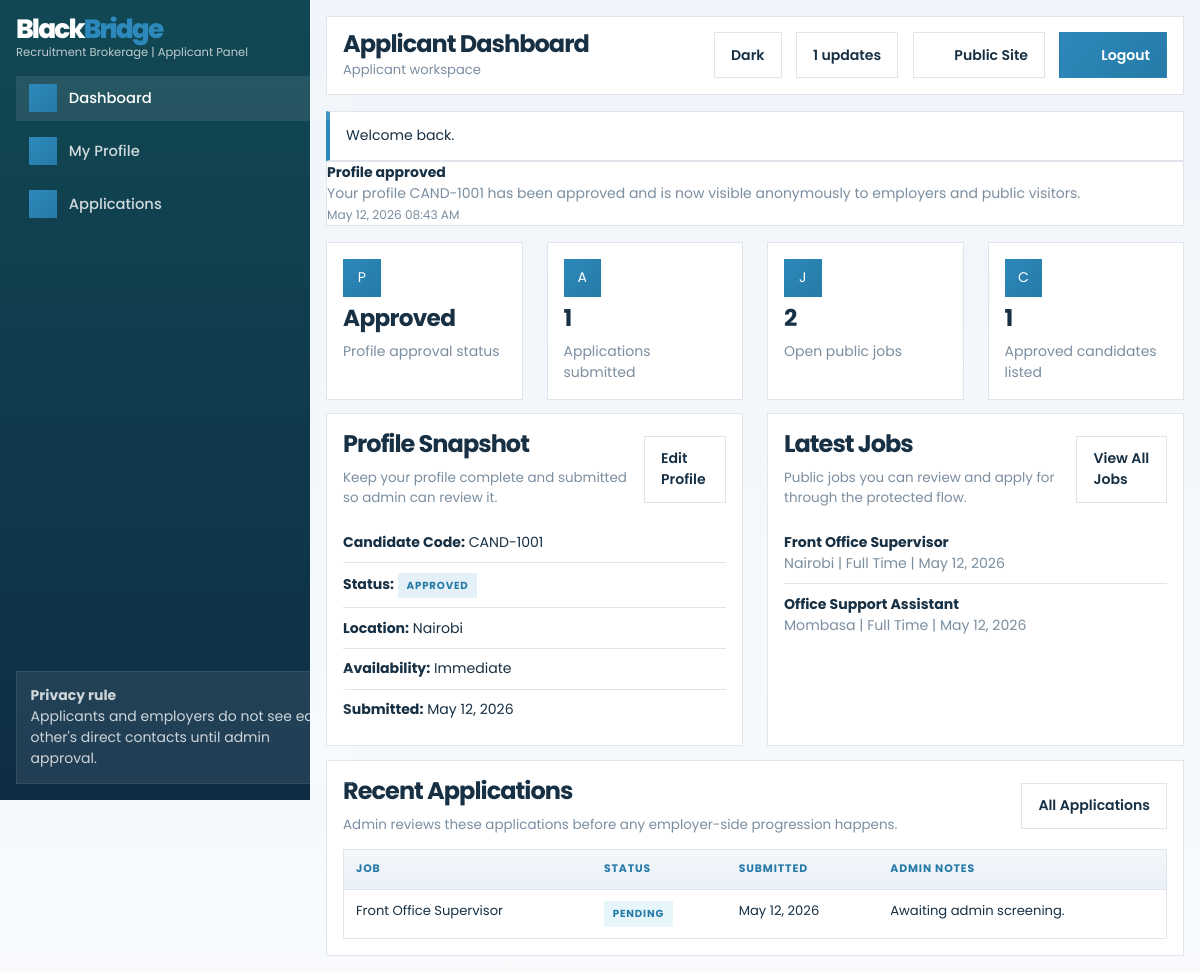
Page /applicant/dashboard.php (signed in) on the committed database.
### tables this page shows
CREATE TABLE IF NOT EXISTS users (
    id INT UNSIGNED AUTO_INCREMENT PRIMARY KEY,
    role ENUM('admin', 'applicant', 'employer') NOT NULL,
    first_name VARCHAR(100) NOT NULL,
    last_name VARCHAR(100) NOT NULL,
    email VARCHAR(190) NOT NULL UNIQUE,
    phone VARCHAR(50) NOT NULL,
    password_hash VARCHAR(255) NOT NULL,
    account_status ENUM('Active', 'Inactive') NOT NULL DEFAULT 'Active',
    created_at DATETIME NOT NULL DEFAULT CURRENT_TIMESTAMP
);

CREATE TABLE IF NOT EXISTS notifications (
    id INT UNSIGNED AUTO_INCREMENT PRIMARY KEY,
    user_id INT UNSIGNED NOT NULL,
    title VARCHAR(200) NOT NULL,
    message TEXT NOT NULL,
    is_read TINYINT(1) NOT NULL DEFAULT 0,
    created_at DATETIME NOT NULL DEFAULT CURRENT_TIMESTAMP,
    CONSTRAINT fk_notifications_user
        FOREIGN KEY (user_id) REFERENCES users(id)
        ON DELETE CASCADE
);

CREATE TABLE IF NOT EXISTS candidate_profiles (
    id INT UNSIGNED AUTO_INCREMENT PRIMARY KEY,
    user_id INT UNSIGNED NOT NULL UNIQUE,
    candidate_code VARCHAR(30) NOT NULL UNIQUE,
    headline VARCHAR(255) NULL,
    bio TEXT NULL,
    experience_years INT UNSIGNED NOT NULL DEFAULT 0,
    education_level VARCHAR(150) NULL,
    location VARCHAR(150) NULL,
    expected_salary_min DECIMAL(10, 2) NULL,
    expected_salary_max DECIMAL(10, 2) NULL,
    availability VARCHAR(80) NULL,
    address TEXT NULL,
    status ENUM('Draft', 'Pending', 'Approved', 'Rejected') NOT NULL DEFAULT 'Draft',
    approval_notes TEXT NULL,
    admin_notes TEXT NULL,
    is_featured TINYINT(1) NOT NULL DEFAULT 0,
    submitted_at DATETIME NULL,
    approved_at DATETIME NULL,
    created_at DATETIME NOT NULL DEFAULT CURRENT_TIMESTAMP,
    updated_at DATETIME NOT NULL DEFAULT CURRENT_TIMESTAMP ON UPDATE CURRENT_TIMESTAMP,
    CONSTRAINT fk_candidate_profiles_user
        FOREIGN KEY (user_id) REFERENCES users(id)
        ON DELETE CASCADE
);

CREATE TABLE IF NOT EXISTS jobs (
    id INT UNSIGNED AUTO_INCREMENT PRIMARY KEY,
    title VARCHAR(200) NOT NULL,
    category_id INT UNSIGNED NULL,
    location VARCHAR(150) NOT NULL,
    employment_type VARCHAR(80) NOT NULL,
    salary_min DECIMAL(10, 2) NULL,
    salary_max DECIMAL(10, 2) NULL,
    summary TEXT NOT NULL,
    description LONGTEXT NOT NULL,
    requirements LONGTEXT NULL,
    status ENUM('Draft', 'Published', 'Closed') NOT NULL DEFAULT 'Draft',
    is_featured TINYINT(1) NOT NULL DEFAULT 0,
    created_by INT UNSIGNED NULL,
    created_at DATETIME NOT NULL DEFAULT CURRENT_TIMESTAMP,
    updated_at DATETIME NOT NULL DEFAULT CURRENT_TIMESTAMP ON UPDATE CURRENT_TIMESTAMP,
    CONSTRAINT fk_jobs_category
        FOREIGN KEY (category_id) REFERENCES skill_categories(id)
        ON DELETE SET NULL,
    CONSTRAINT fk_jobs_creator
        FOREIGN KEY (created_by) REFERENCES users(id)
        ON DELETE SET NULL
);

CREATE TABLE IF NOT EXISTS job_applications (
    id INT UNSIGNED AUTO_INCREMENT PRIMARY KEY,
    job_id INT UNSIGNED NOT NULL,
    applicant_user_id INT UNSIGNED NOT NULL,
    profile_id INT UNSIGNED NOT NULL,
    cover_message TEXT NOT NULL,
    status ENUM('Pending', 'Reviewing', 'Approved', 'Rejected', 'Connected', 'Closed') NOT NULL DEFAULT 'Pending',
    admin_notes TEXT NULL,
    created_at DATETIME NOT NULL DEFAULT CURRENT_TIMESTAMP,
    updated_at DATETIME NOT NULL DEFAULT CURRENT_TIMESTAMP ON UPDATE CURRENT_TIMESTAMP,
    CONSTRAINT fk_job_applications_job
        FOREIGN KEY (job_id) REFERENCES jobs(id)
        ON DELETE CASCADE,
    CONSTRAINT fk_job_applications_user
        FOREIGN KEY (applicant_user_id) REFERENCES users(id)
        ON DELETE CASCADE,
    CONSTRAINT fk_job_applications_profile
        FOREIGN KEY (profile_id) REFERENCES candidate_profiles(id)
        ON DELETE CASCADE
);

### includes/auth.php (called while the page is built, shortened)
<?php
function current_user(): ?array
{
    static $cachedUser = null;
    static $cachedUserId = null;
    $userId = $_SESSION['user_id'] ?? null;
    if ($cachedUser !== null && $cachedUserId === (int) $userId) {
        return $cachedUser;
    }
    global $pdo;
    $statement = $pdo->prepare(
        'SELECT u.*, ep.company_name
         FROM users u
         LEFT JOIN employer_profiles ep ON ep.user_id = u.id
         WHERE u.id = :id
         LIMIT 1'
    );
    $statement->execute(['id' => $userId]);
    $user = $statement->fetch();
    $cachedUser = $user;
    $cachedUserId = (int) $userId;
    return $cachedUser;
}
function is_logged_in(): bool
{
    return current_user() !== null;
}
function require_login(): void
{
    if (is_logged_in()) {
        return;
    }
}
function require_role(array|string $roles): void
{
    require_login();
    $roles = (array) $roles;
    $user = current_user();
    if ($user !== null && in_array($user['role'], $roles, true)) {
        return;
    }
}

### applicant/dashboard.php (the view, shortened to what this page needs)
<?php
require_once dirname(__DIR__) . '/config/config.php';
require_role('applicant');
$pageTitle = 'Applicant Dashboard';
$currentUser = current_user();
$profile = ensure_candidate_profile($pdo, (int) $currentUser['id']);
$applicationStatement = $pdo->prepare('SELECT COUNT(*) FROM job_applications WHERE applicant_user_id = :user_id');
$applicationStatement->execute(['user_id' => $currentUser['id']]);
$applicationCount = (int) $applicationStatement->fetchColumn();
$openJobs = (int) $pdo->query('SELECT COUNT(*) FROM jobs WHERE status = "Published"')->fetchColumn();
$approvedCandidates = (int) $pdo->query('SELECT COUNT(*) FROM candidate_profiles WHERE status = "Approved"')->fetchColumn();
$recentApplicationsStatement = $pdo->prepare(
    'SELECT ja.*, j.title
     FROM job_applications ja
     INNER JOIN jobs j ON j.id = ja.job_id
     WHERE ja.applicant_user_id = :user_id
     ORDER BY ja.created_at DESC
     LIMIT 5'
);
$recentApplicationsStatement->execute(['user_id' => $currentUser['id']]);
$recentApplications = $recentApplicationsStatement->fetchAll();
$latestJobs = $pdo->query(
    'SELECT id, title, location, employment_type, created_at
     FROM jobs
     WHERE status = "Published"
     ORDER BY created_at DESC
     LIMIT 4'
)->fetchAll();
require_once dirname(__DIR__) . '/includes/dashboard_header.php';
?>
<section class="dashboard-grid">
    <article class="metric-card">
        <span class="metric-icon">P</span>
        <div class="metric-value"><?= e($profile['status']) ?></div>
        <p>Profile approval status</p>
    </article>
    <article class="metric-card">
        <span class="metric-icon">A</span>
        <div class="metric-value"><?= e((string) $applicationCount) ?></div>
        <p>Applications submitted</p>
    </article>
    <article class="metric-card">
        <span class="metric-icon">J</span>
        <div class="metric-value"><?= e((string) $openJobs) ?></div>
        <p>Open public jobs</p>
    </article>
    <article class="metric-card">
        <span class="metric-icon">C</span>
        <div class="metric-value"><?= e((string) $approvedCandidates) ?></div>
        <p>Approved candidates listed</p>
    </article>
</section>
<section class="two-column">
    <article class="panel">
        <div class="section-head">
            <div>
                <h2>Profile Snapshot</h2>
                <p>Keep your profile complete and submitted so admin can review it.</p>
            </div>
            <a class="ghost-button" href="<?= e(app_url('applicant/profile.php')) ?>">Edit Profile</a>
        </div>
        <ul class="list-clean">
            <li><strong>Candidate Code:</strong> <?= e($profile['candidate_code']) ?></li>
            <li><strong>Status:</strong> <span class="badge <?= e(status_badge_class($profile['status'])) ?>"><?= e($profile['status']) ?></span></li>
            <li><strong>Location:</strong> <?= e($profile['location'] ?: 'Not added yet') ?></li>
            <li><strong>Availability:</strong> <?= e($profile['availability'] ?: 'Not added yet') ?></li>
            <li><strong>Submitted:</strong> <?= e($profile['submitted_at'] ? format_date($profile['submitted_at']) : 'Not yet submitted') ?></li>
        </ul>
    </article>
    <article class="panel">
        <div class="section-head">
            <div>
                <h2>Latest Jobs</h2>
                <p>Public jobs you can review and apply for through the protected flow.</p>
            </div>
            <a class="ghost-button" href="<?= e(app_url('jobs.php')) ?>">View All Jobs</a>
        </div>
        <ul class="list-clean">
            <?php foreach ($latestJobs as $job): ?>
                <li>
                    <strong><?= e($job['title']) ?></strong><br>
                    <span class="muted"><?= e($job['location']) ?> | <?= e($job['employment_type']) ?> | <?= e(format_date($job['created_at'])) ?></span>
                </li>
            <?php endforeach; ?>
        </ul>
    </article>
</section>
<section class="table-card">
    <div class="section-head">
        <div>
            <h2>Recent Applications</h2>
            <p>Admin reviews these applications before any employer-side progression happens.</p>
        </div>
        <a class="ghost-button" href="<?= e(app_url('applicant/applications.php')) ?>">All Applications</a>
    </div>
    <div class="table-wrap">
        <table>
            <thead>
                <tr>
                    <th>Job</th>
                    <th>Status</th>
                    <th>Submitted</th>
                    <th>Admin Notes</th>
                </tr>
            </thead>
            <tbody>
                <?php foreach ($recentApplications as $application): ?>
                    <tr>
                        <td><?= e($application['title']) ?></td>
                        <td><span class="badge <?= e(status_badge_class($application['status'])) ?>"><?= e($application['status']) ?></span></td>
                        <td><?= e(format_date($application['created_at'])) ?></td>
                        <td><?= e($application['admin_notes'] ?: 'No notes yet') ?></td>
                    </tr>
                <?php endforeach; ?>
            </tbody>
        </table>
    </div>
</section>
<?php require_once dirname(__DIR__) . '/includes/dashboard_footer.php'; ?>

### includes/dashboard_header.php (shortened to what this page needs)
<?php
$pageTitle = $pageTitle ?? 'Dashboard';
$currentUser = current_user();
$flashMessages = get_flashes();
$notificationCount = unread_notification_count($pdo, (int) $currentUser['id']);
$notifications = fetch_notifications($pdo, (int) $currentUser['id']);
$brandPrimary = site_setting($pdo, 'branding.primary_word', 'Black');
$brandAccent = site_setting($pdo, 'branding.accent_word', 'Bridge');
$brandTagline = site_setting($pdo, 'branding.tagline', 'Recruitment Brokerage');
$navigation = match ($currentUser['role']) {
    'admin' => [
        ['label' => 'Dashboard', 'path' => 'admin/dashboard.php', 'icon' => 'dashboard'],
        ['label' => 'Jobs', 'path' => 'admin/jobs.php', 'icon' => 'briefcase'],
        ['label' => 'Applicants', 'path' => 'admin/applicants.php', 'icon' => 'users'],
        ['label' => 'Employers', 'path' => 'admin/employers.php', 'icon' => 'building'],
        ['label' => 'Requests', 'path' => 'admin/requests.php', 'icon' => 'link'],
        ['label' => 'Applications', 'path' => 'admin/applications.php', 'icon' => 'document'],
        ['label' => 'Categories', 'path' => 'admin/categories.php', 'icon' => 'category'],
        ['label' => 'Content', 'path' => 'admin/content.php', 'icon' => 'spark'],
        ['label' => 'Reports', 'path' => 'admin/reports.php', 'icon' => 'chart'],
    ],
    'applicant' => [
        ['label' => 'Dashboard', 'path' => 'applicant/dashboard.php', 'icon' => 'dashboard'],
        ['label' => 'My Profile', 'path' => 'applicant/profile.php', 'icon' => 'user-check'],
        ['label' => 'Applications', 'path' => 'applicant/applications.php', 'icon' => 'document'],
    ],
    default => [
        ['label' => 'Dashboard', 'path' => 'employer/dashboard.php', 'icon' => 'dashboard'],
        ['label' => 'Candidates', 'path' => 'employer/candidates.php', 'icon' => 'users'],
        ['label' => 'Requests', 'path' => 'employer/requests.php', 'icon' => 'link'],
    ],
};
?>
<!DOCTYPE html>
<html lang="en" data-theme="light">
<head>
    <link rel="stylesheet" href="<?= e(versioned_asset_url('css/style.css')) ?>">
</head>
<body class="dashboard-body">
    <div class="dashboard-shell">
        <aside class="sidebar" data-sidebar>
            <div class="sidebar-brand">
                <a class="brand brand-logo dashboard-brand" href="<?= e(app_url('index.php')) ?>">
                    <span class="brand-copy">
                        <span class="brand-name">
                            <span class="brand-word brand-word-light"><?= e($brandPrimary) ?></span><span class="brand-word brand-word-accent"><?= e($brandAccent) ?></span>
                        </span>
                        <small><?= e($brandTagline) ?> | <?= e(role_label($currentUser['role'])) ?> Panel</small>
                    </span>
                </a>
            </div>
            <nav class="sidebar-nav">
                <?php foreach ($navigation as $item): ?>
                    <a class="<?= e(active_class([$item['path']])) ?>" href="<?= e(app_url($item['path'])) ?>">
                        <span class="nav-icon"><?= ui_icon($item['icon'] ?? 'spark', 'nav-icon-svg') ?></span>
                        <?= e($item['label']) ?>
                    </a>
                <?php endforeach; ?>
            </nav>
            <div class="sidebar-card">
                <strong>Privacy rule</strong>
                <p>Applicants and employers do not see each other's direct contacts until admin approval.</p>
            </div>
        </aside>
        <div class="dashboard-main">
            <header class="dashboard-topbar">
                <div class="dashboard-topbar-left">
                    <div>
                        <h1><?= e($pageTitle) ?></h1>
                        <p><?= e(role_label($currentUser['role'])) ?> workspace</p>
                    </div>
                </div>
                <div class="dashboard-topbar-right">
                    <button type="button" class="ghost-button theme-toggle" data-theme-toggle>Theme</button>
                    <div class="notification-pill"><?= e((string) $notificationCount) ?> updates</div>
                    <a class="ghost-button" href="<?= e(app_url('index.php')) ?>"><?= ui_icon('globe', 'button-icon') ?>Public Site</a>
                    <a class="button button-dark" href="<?= e(app_url('logout.php')) ?>"><?= ui_icon('lock', 'button-icon') ?>Logout</a>
                </div>
            </header>
            <?php if ($flashMessages !== []): ?>
                <div class="flash-stack dashboard-flashes">
                    <?php foreach ($flashMessages as $flash): ?>
                        <div class="flash flash-<?= e($flash['type']) ?>" data-flash>
                            <?= e($flash['message']) ?>
                        </div>
                    <?php endforeach; ?>
                </div>
            <?php endif; ?>
            <?php if ($notifications !== []): ?>
                <section class="notification-bar">
                    <?php foreach ($notifications as $notification): ?>
                        <article class="notification-item">
                            <strong><?= e($notification['title']) ?></strong>
                            <p><?= e(truncate_text($notification['message'], 110)) ?></p>
                            <small><?= e(format_date($notification['created_at'], 'M d, Y h:i A')) ?></small>
                        </article>
                    <?php endforeach; ?>
                </section>
            <?php endif; ?>
            <main class="dashboard-content">

### rows in the picture
users: role "Applicant"
notifications: title "Profile approved", message "Your profile CAND-1001 has been approved and is now visible anonymously to employers and public visitors.", created_at "May 12, 2026 08:43 AM"
candidate_profiles: status "Approved", candidate_code "CAND-1001", status "APPROVED", location "Nairobi", availability "Immediate", submitted_at "May 12, 2026"
jobs: title "Front Office Supervisor", location "Nairobi", employment_type "Full Time", created_at "May 12, 2026"
jobs: title "Office Support Assistant", location "Mombasa", employment_type "Full Time", created_at "May 12, 2026"
job_applications: job.title "Front Office Supervisor", status "PENDING", created_at "May 12, 2026", admin_notes "Awaiting admin screening."

### other values in the picture
$brandPrimary "Black"
$brandAccent "Bridge"
$brandTagline "Recruitment Brokerage"
$item['label'] "Dashboard"
$item['label'] "My Profile"
$item['label'] "Applications"
$pageTitle "Applicant Dashboard"
$notificationCount "1"
$flash['message'] "Welcome back."
$applicationCount "1"
$openJobs "2"
$approvedCandidates "1"
